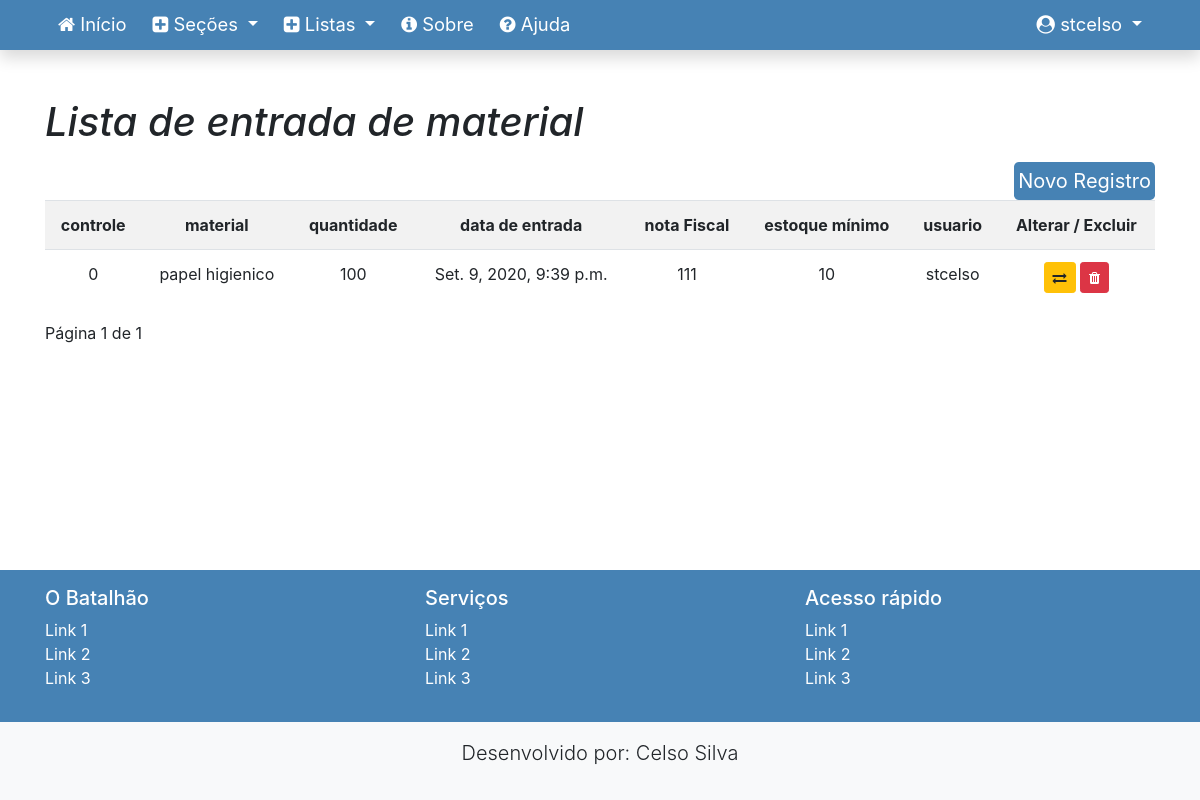
Screenshot of /almox/entrada/listar/ (signed in) with the database file from the repository.
### appAlmox/models.py (models this page shows, shortened)
class Entrada(models.Model):
    nc = models.PositiveIntegerField(primary_key=True, auto_created=True)
    nomeMaterialEntrada = models.CharField(max_length=100, verbose_name='Nome do material')
    quantMaterialEntrada = models.PositiveIntegerField(verbose_name='Quantidade do material')
    data = models.DateTimeField(default=timezone.now)
    nf = models.CharField(max_length=10, verbose_name='nota Fiscal', unique=True)
    estoque_minimo = models.PositiveIntegerField()

### appAlmox/views.py (the view)
# urls.py: path('entrada/listar/', EntradaList.as_view(), name='entradaList'),
class EntradaList(LoginRequiredMixin, ListView):
    login_url = reverse_lazy('index')
    model = Entrada
    template_name = 'appAlmox/listaEstoqueEntrada.html'
    paginate_by = 10
    def get_context_data(self, *args, **kwargs):
        contexto = super().get_context_data(*args, **kwargs)
        contexto['titulo'] = "Lista de entrada de material"
        return contexto

### appAlmox/templates/appAlmox/listaEstoqueEntrada.html (shortened to what this page needs)
{% extends 'base.html' %}
{% load static %}
{% load crispy_forms_tags %}
{% block conteudo %}
<h1><i>{{ titulo }}</i></h1>
    <a href="{% url 'entradaNew' %}" class="bg-ifpr text-white p-1 btn-lg active mt-2 float-right">Novo Registro</a>
<div class="table-responsive">
    <table class="table table-striped">
        <tr>
            <th class="text-center">controle</th>
            <th class="text-center">material</th>
            <th class="text-center">quantidade</th>
            <th class="text-center">data de entrada</th>
            <th class="text-center">nota Fiscal</th>
            <th class="text-center">estoque mínimo</th>
            <th class="text-center">usuario</th>
            <th class="text-center">Alterar / Excluir</th>
            {% for entrada in object_list %}
        <tr>
            <td class="text-center">{{ entrada.nc }}</td>
            <td class="text-center">{{ entrada.nomeMaterialEntrada }}</td>
            <td class="text-center">{{ entrada.quantMaterialEntrada }}</td>
            <td class="text-center">{{ entrada.data }}</td>
            <td class="text-center">{{ entrada.nf }}</td>
            <td class="text-center">{{ entrada.estoque_minimo }}</td>
            <td class="text-center">{{ user }}</td>
            <td class="text-center">
                <a href="{% url 'entradaUp' entrada.pk %}" class="btn btn-warning btn-sm" title="Editar"><i class="fa fa-exchange"></i></a>
                <a href="{% url 'entradaDel' entrada.pk %}" class="btn btn-danger btn-sm" title="Excluir"><i class="fa fa-trash"></i></a>
        </tr>
        {% empty %}
        <tr>
            <td colspan="3">Nenhum registro encontrado</td>
        </tr>
        {% endfor %}
        </tr>
    </table>
<div class="pagination">
<span class="step-links">
<span class="current">
Página {{ page_obj.number }} de {{ page_obj.paginator.num_pages }}
</span>
</span>
    </div>
</div>
{% endblock %}

### templates/base.html (shortened to what this page needs)
{% load static %}
{% load crispy_forms_tags %}
<!doctype html>
<html lang="pt-br" class="h-100">
<head>
    <link href="{% static 'css/bootstrap.min.css' %}" rel="stylesheet">
    <link href="{% static 'css/font-awesome.min.css' %}" rel="stylesheet">
    <link href="{% static 'css/ifpr.css' %}" rel="stylesheet">
</head>
<body class="d-flex flex-column h-100">
    <main role="main" class="flex-shrink-0">
{% block menu %}
        <nav class="navbar navbar-expand-lg navbar-dark bg-ifpr font-115 shadow">
            <div class="container">
                <div class="collapse navbar-collapse" id="navbarNavDropdown">
                    <ul class="navbar-nav mr-auto">
                        <li class="nav-item">
                            <a class="nav-link" href="{% url 'index' %}">
                                <i class="fa fa-home" aria-hidden="true"></i>
                                Início
                            </a>
                        </li>
                        {% if request.user.is_authenticated %}
                        <li class="nav-item dropdown">
                            <a class="nav-link dropdown-toggle text-white" href="{% url 'novo' %}" id="navbarDropdownMenuLink"
                               role="button" data-toggle="dropdown" aria-haspopup="true" aria-expanded="false">
                                <i class="fa fa-plus-square" aria-hidden="true"></i>
                                Seções
                            </a>
                        </li>
                          <li class="nav-item dropdown">
                            <a class="nav-link dropdown-toggle text-white" href="{% url 'listar' %}" id="navbarDropdownMenuLink"
                               role="button" data-toggle="dropdown" aria-haspopup="true" aria-expanded="false">
                                <i class="fa fa-plus-square" aria-hidden="true"></i>
                                Listas
                            </a>
                        </li>
                        {% endif %}
                        <li class="nav-item ">
                            <a class="nav-link" href="">
                                <i class="fa fa-info-circle" aria-hidden="true"></i>
                                Sobre
                            </a>
                        </li>
                        <li class="nav-item ">
                            <a class="nav-link" href="#">
                                <i class="fa fa-question-circle" aria-hidden="true"></i>
                                Ajuda
                            </a>
                        </li>
                    </ul>
                    <ul class="navbar-nav">
                        {% if request.user.is_authenticated %}
                        <li class="nav-item dropdown">
                            <a class="nav-link dropdown-toggle text-white" href="#" id=""
                                role="button" data-toggle="dropdown" aria-haspopup="true" aria-expanded="false">
                                <i class="fa fa-user-circle" aria-hidden="true"></i>
                                <span id="username">{{ request.user }}</span>
                            </a>
                        </li>
                        {% endif %}
                    </ul>
                </div>
            </div>
        </nav>
{% endblock %}
        <div class="container py-5">
{% block conteudo %}{% endblock %}
        </div>
    </main>
    <footer class="mt-auto">
        {% block rodape-links %}
        <div class="container-fluid bg-ifpr text-white p-3">
            <div class="container">
                <div class="row">
                    <div class="col-sm">
                        <h5>O Batalhão</h5>
                        <ul class="list-unstyled">
                            <li><a href="#" class="text-white">Link 1</a></li>
                            <li><a href="#" class="text-white">Link 2</a></li>
                            <li><a href="#" class="text-white">Link 3</a></li>
                        </ul>
                    </div>
                    <div class="col-sm">
                        <h5>Serviços</h5>
                        <ul class="list-unstyled">
                            <li><a href="#" class="text-white">Link 1</a></li>
                            <li><a href="#" class="text-white">Link 2</a></li>
                            <li><a href="#" class="text-white">Link 3</a></li>
                        </ul>
                    </div>
                    <div class="col-sm">
                        <h5>Acesso rápido</h5>
                        <ul class="list-unstyled">
                            <li><a href="#" class="text-white">Link 1</a></li>
                            <li><a href="#" class="text-white">Link 2</a></li>
                            <li><a href="#" class="text-white">Link 3</a></li>
                        </ul>
                    </div>
                </div>
            </div>
        </div>
{% endblock %}
{% block rodape %}
        <div class="container-fluid bg-light text-center p-3">
            <div class="row">
                <div class="col-md-4 mx-auto text-center">
                    <p>
                        <span class="lead">Desenvolvido por: Celso Silva</span><br>
                    </p>
                </div>
            </div>
{% endblock %}
        </div>
    </footer>
</body>
</html>

### static/css/ifpr.css (style rules this page uses)
.bg-ifpr { background-color: #4682B4; }
.font-115 { font-size: 115%; }
.navbar { padding: 0 !important; }
.navbar a.nav-link { color: white !important; }
.navbar .nav-item { padding: 3px 5px; }
table td { max-width: 500px; }

### rows the page displays
Entrada: nc "0", nomeMaterialEntrada "papel higienico", quantMaterialEntrada "100", data "Set. 9, 2020, 9:39 p.m.", nf "111", estoque_minimo "10"

### other values shown
{{ request.user }} "stcelso"
{{ titulo }} "Lista de entrada de material"
{{ user }} "stcelso"
{{ page_obj.number }} "1"
{{ page_obj.paginator.num_pages }} "1"
